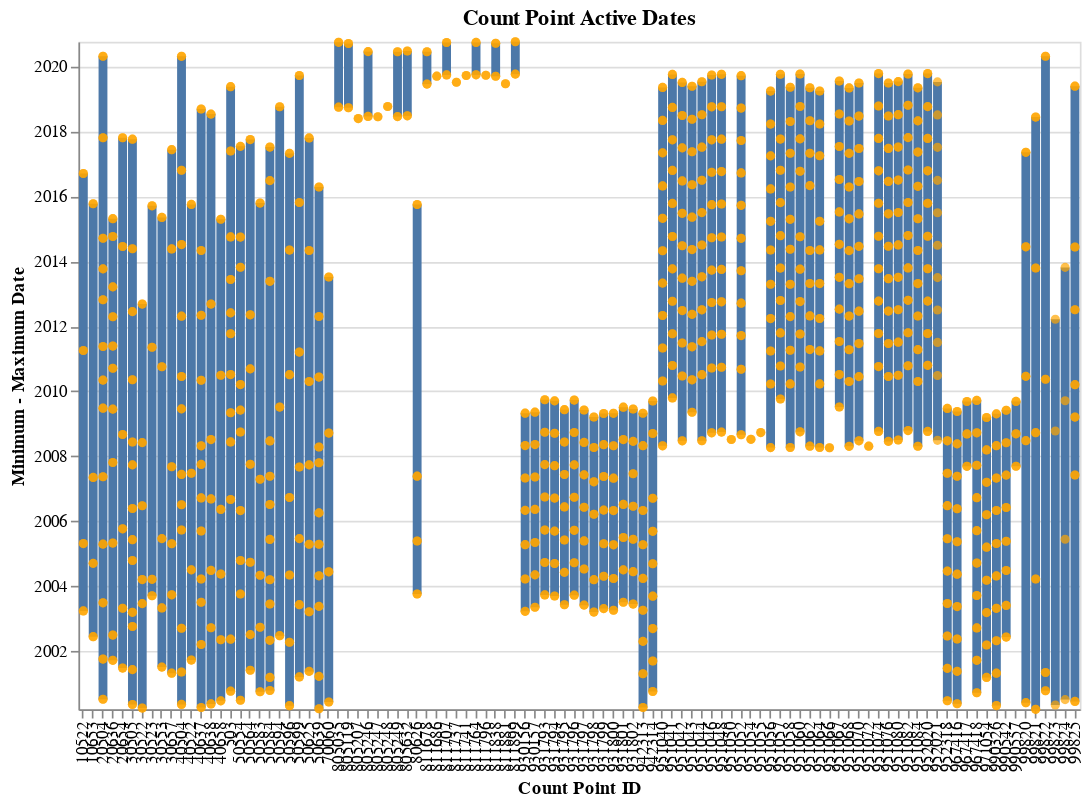

Notebook code for this chart:
### Code cell
def get_cp_date_ranges(df):
    cps = [cp_id for cp_id in pd.unique(df['count_point_id'])]
    min_date = []
    max_date = []
    for cp_id in cps:
        min_date.append(df.loc[df['count_point_id'] == cp_id]['count_date'].min())
        max_date.append(df.loc[df['count_point_id'] == cp_id]['count_date'].max())
    cp_date_ranges = pd.DataFrame(
        {
            'cp_id': cps,
            'min_date': min_date,
            'max_date': max_date
        })
    return cp_date_ranges


def get_cp_dates(df):
    cps = [cp_id for cp_id in pd.unique(df['count_point_id'])]
    cps_longform = []
    dates = []
    for cp_id in cps:
        filtered_df = df.loc[df['count_point_id'] == cp_id]
        cps_longform = cps_longform + [i for i in df.loc[df['count_point_id'] == cp_id]['count_point_id']]
        dates = dates + [i for i in df.loc[df['count_point_id'] == cp_id]['count_date']]
    cp_dates = pd.DataFrame(
        {
            'cp_id': cps_longform,
            'dates': dates
        })
    return cp_dates

cp_date_ranges = get_cp_date_ranges(dft_counts_clean)
cp_dates = get_cp_dates(dft_counts_clean)

# Visualise
selector = alt.selection_interval(encodings=['y'])

dates_range = alt.Chart(cp_date_ranges).mark_bar().encode(
    x=alt.X('cp_id:O', title='Count Point ID'),
    y=alt.Y('min_date', title='Minimum - Maximum Date'),
    y2=alt.Y2('max_date', title=None),
    tooltip=[ 'cp_id','min_date', 'max_date']
).properties(
    title = 'Count Point Active Dates',
    width=600,
    height=400
)

dates = alt.Chart(cp_dates).mark_circle(color='orange').encode(
    x=alt.X('cp_id:O'),
    y=alt.Y('dates'),
    tooltip=[ 'cp_id','dates']
).properties(
    width=600,
    height=400
).add_selection(
    selector
)

dates_range + dates

### Figure 1 — Vega-Lite specification as saved in the notebook (floating-point values rounded to 4 significant figures; data arrays with more than 128 entries replaced by an {"elided": "..."} marker saying what was removed)
{"config": {"view": {"continuousWidth": 400, "continuousHeight": 300}}, "layer": [{"data": {"name": "data-c291f43a0a3302fc60d341d3fae3c391"}, "mark": "bar", "encoding": {"tooltip": [{"type": "nominal", "field": "cp_id"}, {"type": "temporal", "field": "min_date"}, {"type": "temporal", "field": "max_date"}], "x": {"type": "ordinal", "field": "cp_id", "title": "Count Point ID"}, "y": {"type": "temporal", "field": "min_date", "title": "Minimum - Maximum Date"}, "y2": {"field": "max_date", "title": null}}, "height": 400, "title": "Count Point Active Dates", "width": 600}, {"data": {"name": "data-72bb467e39d7b80eafc4262d028e7952"}, "mark": {"type": "circle", "color": "orange"}, "encoding": {"tooltip": [{"type": "nominal", "field": "cp_id"}, {"type": "temporal", "field": "dates"}], "x": {"type": "ordinal", "field": "cp_id"}, "y": {"type": "temporal", "field": "dates"}}, "height": 400, "selection": {"selector001": {"type": "interval", "encodings": ["y"]}}, "width": 600}], "$schema": "https://vega.github.io/schema/vega-lite/v4.8.1.json", "datasets": {"data-c291f43a0a3302fc60d341d3fae3c391": [{"cp_id": "10522", "min_date": "2003-04-02T00:00:00", "max_date": "2016-09-12T00:00:00"}, {"cp_id": "10653", "min_date": "2002-06-17T00:00:00", "max_date": "2015-10-08T00:00:00"}, {"cp_id": "20504", "min_date": "2000-07-14T00:00:00", "max_date": "2020-04-21T00:00:00"}, {"cp_id": "20636", "min_date": "2001-09-24T00:00:00", "max_date": "2015-04-24T00:00:00"}, {"cp_id": "20654", "min_date": "2001-06-29T00:00:00", "max_date": "2017-10-19T00:00:00"}, {"cp_id": "30505", "min_date": "2000-05-16T00:00:00", "max_date": "2017-10-03T00:00:00"}, {"cp_id": "30522", "min_date": "2000-04-06T00:00:00", "max_date": "2012-09-07T00:00:00"}, {"cp_id": "30523", "min_date": "2003-09-19T00:00:00", "max_date": "2015-09-15T00:00:00"}, {"cp_id": "30553", "min_date": "2001-07-10T00:00:00", "max_date": "2015-05-08T00:00:00"}, {"cp_id": "30657", "min_date": "2001-05-03T00:00:00", "max_date": "2017-06-07T00:00:00"}, {"cp_id": "40504", "min_date": "2000-05-17T00:00:00", "max_date": "2020-04-20T00:00:00"}, {"cp_id": "40522", "min_date": "2001-09-27T00:00:00", "max_date": "2015-10-01T00:00:00"}, {"cp_id": "40637", "min_date": "2000-04-12T00:00:00", "max_date": "2018-09-06T00:00:00"}, {"cp_id": "40638", "min_date": "2000-05-23T00:00:00", "max_date": "2018-07-11T00:00:00"}, {"cp_id": "40658", "min_date": "2000-06-26T00:00:00", "max_date": "2015-04-17T00:00:00"}, {"cp_id": "503", "min_date": "2000-10-13T00:00:00", "max_date": "2019-05-15T00:00:00"}, {"cp_id": "50554", "min_date": "2000-07-03T00:00:00", "max_date": "2017-07-14T00:00:00"}, {"cp_id": "50564", "min_date": "2001-06-05T00:00:00", "max_date": "2017-09-28T00:00:00"}, {"cp_id": "50583", "min_date": "2000-10-06T00:00:00", "max_date": "2015-10-16T00:00:00"}, {"cp_id": "50584", "min_date": "2000-10-20T00:00:00", "max_date": "2017-07-06T00:00:00"}, {"cp_id": "50594", "min_date": "2002-06-28T00:00:00", "max_date": "2018-10-02T00:00:00"}, {"cp_id": "50596", "min_date": "2000-05-03T00:00:00", "max_date": "2017-04-26T00:00:00"}, {"cp_id": "50599", "min_date": "2001-03-22T00:00:00", "max_date": "2019-09-18T00:00:00"}, {"cp_id": "50625", "min_date": "2001-05-23T00:00:00", "max_date": "2017-10-17T00:00:00"}, {"cp_id": "50639", "min_date": "2000-03-30T00:00:00", "max_date": "2016-04-14T00:00:00"}, {"cp_id": "70060", "min_date": "2000-06-13T00:00:00", "max_date": "2013-07-08T00:00:00"}, {"cp_id": "805035", "min_date": "2018-09-27T00:00:00", "max_date": "2020-09-24T00:00:00"}, {"cp_id": "805119", "min_date": "2018-09-21T00:00:00", "max_date": "2020-09-11T00:00:00"}, {"cp_id": "805207", "min_date": "2018-05-22T00:00:00", "max_date": "2018-05-22T00:00:00"}, {"cp_id": "805246", "min_date": "2018-06-15T00:00:00", "max_date": "2020-06-12T00:00:00"}, {"cp_id": "805247", "min_date": "2018-06-12T00:00:00", "max_date": "2018-06-12T00:00:00"}, {"cp_id": "805248", "min_date": "2018-10-04T00:00:00", "max_date": "2018-10-04T00:00:00"}, {"cp_id": "805249", "min_date": "2018-06-13T00:00:00", "max_date": "2020-06-10T00:00:00"}, {"cp_id": "805632", "min_date": "2018-06-22T00:00:00", "max_date": "2020-06-19T00:00:00"}, {"cp_id": "80626", "min_date": "2003-10-09T00:00:00", "max_date": "2015-09-30T00:00:00"}, {"cp_id": "811678", "min_date": "2019-06-13T00:00:00", "max_date": "2020-06-11T00:00:00"}, {"cp_id": "811686", "min_date": "2019-09-10T00:00:00", "max_date": "2019-09-10T00:00:00"}, {"cp_id": "811707", "min_date": "2019-09-24T00:00:00", "max_date": "2020-09-22T00:00:00"}, {"cp_id": "811737", "min_date": "2019-07-04T00:00:00", "max_date": "2019-07-04T00:00:00"}, {"cp_id": "811741", "min_date": "2019-09-18T00:00:00", "max_date": "2019-09-18T00:00:00"}, {"cp_id": "811764", "min_date": "2019-09-25T00:00:00", "max_date": "2020-09-23T00:00:00"}, {"cp_id": "811796", "min_date": "2019-09-20T00:00:00", "max_date": "2019-09-20T00:00:00"}, {"cp_id": "811838", "min_date": "2019-09-09T00:00:00", "max_date": "2020-09-14T00:00:00"}, {"cp_id": "811881", "min_date": "2019-06-17T00:00:00", "max_date": "2019-06-17T00:00:00"}, {"cp_id": "811899", "min_date": "2019-10-03T00:00:00", "max_date": "2020-10-01T00:00:00"}, {"cp_id": "930156", "min_date": "2003-03-28T00:00:00", "max_date": "2009-05-01T00:00:00"}, {"cp_id": "930157", "min_date": "2003-05-13T00:00:00", "max_date": "2009-05-12T00:00:00"}, {"cp_id": "931793", "min_date": "2003-09-29T00:00:00", "max_date": "2009-09-28T00:00:00"}, {"cp_id": "931794", "min_date": "2003-09-17T00:00:00", "max_date": "2009-09-16T00:00:00"}, {"cp_id": "931795", "min_date": "2003-06-10T00:00:00", "max_date": "2009-06-09T00:00:00"}, {"cp_id": "931796", "min_date": "2003-09-26T00:00:00", "max_date": "2009-09-25T00:00:00"}, {"cp_id": "931797", "min_date": "2003-06-06T00:00:00", "max_date": "2009-06-05T00:00:00"}, {"cp_id": "931798", "min_date": "2003-03-20T00:00:00", "max_date": "2009-03-19T00:00:00"}, {"cp_id": "931799", "min_date": "2003-04-28T00:00:00", "max_date": "2009-04-27T00:00:00"}, {"cp_id": "931800", "min_date": "2003-04-09T00:00:00", "max_date": "2009-04-29T00:00:00"}, {"cp_id": "931801", "min_date": "2003-07-08T00:00:00", "max_date": "2009-07-07T00:00:00"}, {"cp_id": "931802", "min_date": "2003-06-18T00:00:00", "max_date": "2009-06-17T00:00:00"}, {"cp_id": "942313", "min_date": "2000-04-13T00:00:00", "max_date": "2009-04-30T00:00:00"}, {"cp_id": "942314", "min_date": "2000-10-09T00:00:00", "max_date": "2009-09-14T00:00:00"}, {"cp_id": "951040", "min_date": "2008-04-29T00:00:00", "max_date": "2019-05-07T00:00:00"}, {"cp_id": "951041", "min_date": "2009-10-19T00:00:00", "max_date": "2019-09-30T00:00:00"}, {"cp_id": "951042", "min_date": "2008-06-24T00:00:00", "max_date": "2019-07-02T00:00:00"}, {"cp_id": "951043", "min_date": "2009-05-11T00:00:00", "max_date": "2019-05-20T00:00:00"}, {"cp_id": "951044", "min_date": "2008-06-25T00:00:00", "max_date": "2019-07-10T00:00:00"}, {"cp_id": "951046", "min_date": "2008-09-22T00:00:00", "max_date": "2019-09-23T00:00:00"}, {"cp_id": "951048", "min_date": "2008-09-30T00:00:00", "max_date": "2019-10-01T00:00:00"}, {"cp_id": "951050", "min_date": "2008-07-09T00:00:00", "max_date": "2008-07-09T00:00:00"}, {"cp_id": "951052", "min_date": "2008-09-01T00:00:00", "max_date": "2019-09-16T00:00:00"}, {"cp_id": "951054", "min_date": "2008-07-11T00:00:00", "max_date": "2008-07-11T00:00:00"}, {"cp_id": "951055", "min_date": "2008-09-25T00:00:00", "max_date": "2008-09-25T00:00:00"}, {"cp_id": "951056", "min_date": "2008-04-09T00:00:00", "max_date": "2019-03-27T00:00:00"}, {"cp_id": "951057", "min_date": "2009-10-07T00:00:00", "max_date": "2019-10-02T00:00:00"}, {"cp_id": "951058", "min_date": "2008-04-10T00:00:00", "max_date": "2019-05-09T00:00:00"}, {"cp_id": "951060", "min_date": "2008-10-03T00:00:00", "max_date": "2019-10-04T00:00:00"}, {"cp_id": "951062", "min_date": "2008-04-25T00:00:00", "max_date": "2019-05-03T00:00:00"}, {"cp_id": "951064", "min_date": "2008-04-10T00:00:00", "max_date": "2019-03-28T00:00:00"}, {"cp_id": "951066", "min_date": "2008-04-08T00:00:00", "max_date": "2008-04-08T00:00:00"}, {"cp_id": "951067", "min_date": "2009-07-09T00:00:00", "max_date": "2019-07-18T00:00:00"}, {"cp_id": "951068", "min_date": "2008-04-23T00:00:00", "max_date": "2019-05-01T00:00:00"}, {"cp_id": "951070", "min_date": "2008-06-24T00:00:00", "max_date": "2019-06-25T00:00:00"}, {"cp_id": "951072", "min_date": "2008-04-25T00:00:00", "max_date": "2008-04-25T00:00:00"}, {"cp_id": "951074", "min_date": "2008-10-08T00:00:00", "max_date": "2019-10-09T00:00:00"}, {"cp_id": "951076", "min_date": "2008-06-18T00:00:00", "max_date": "2019-06-26T00:00:00"}, {"cp_id": "951080", "min_date": "2008-07-03T00:00:00", "max_date": "2019-07-11T00:00:00"}, {"cp_id": "951082", "min_date": "2008-10-17T00:00:00", "max_date": "2019-10-04T00:00:00"}, {"cp_id": "951084", "min_date": "2008-04-24T00:00:00", "max_date": "2019-05-02T00:00:00"}, {"cp_id": "952020", "min_date": "2008-10-08T00:00:00", "max_date": "2019-10-09T00:00:00"}, {"cp_id": "952021", "min_date": "2008-06-30T00:00:00", "max_date": "2019-07-08T00:00:00"}, {"cp_id": "952318", "min_date": "2000-06-27T00:00:00", "max_date": "2009-06-23T00:00:00"}, {"cp_id": "967416", "min_date": "2000-05-24T00:00:00", "max_date": "2009-05-20T00:00:00"}, {"cp_id": "967417", "min_date": "2007-09-12T00:00:00", "max_date": "2009-09-09T00:00:00"}, {"cp_id": "967418", "min_date": "2000-09-25T00:00:00", "max_date": "2009-09-21T00:00:00"}, {"cp_id": "971054", "min_date": "2001-03-16T00:00:00", "max_date": "2009-03-13T00:00:00"}, {"cp_id": "990326", "min_date": "2000-05-04T00:00:00", "max_date": "2009-04-23T00:00:00"}, {"cp_id": "990542", "min_date": "2002-06-12T00:00:00", "max_date": "2009-06-02T00:00:00"}, {"cp_id": "990557", "min_date": "2007-09-13T00:00:00", "max_date": "2009-09-10T00:00:00"}, {"cp_id": "99820", "min_date": "2000-06-06T00:00:00", "max_date": "2017-05-08T00:00:00"}, {"cp_id": "99821", "min_date": "2000-03-23T00:00:00", "max_date": "2018-06-08T00:00:00"}, {"cp_id": "99822", "min_date": "2000-10-18T00:00:00", "max_date": "2020-04-21T00:00:00"}, {"cp_id": "99823", "min_date": "2000-05-10T00:00:00", "max_date": "2012-03-20T00:00:00"}, {"cp_id": "99824", "min_date": "2000-07-10T00:00:00", "max_date": "2013-10-24T00:00:00"}, {"cp_id": "99825", "min_date": "2000-06-20T00:00:00", "max_date": "2019-05-21T00:00:00"}], "data-72bb467e39d7b80eafc4262d028e7952": {"elided": "1352 records"}}}
